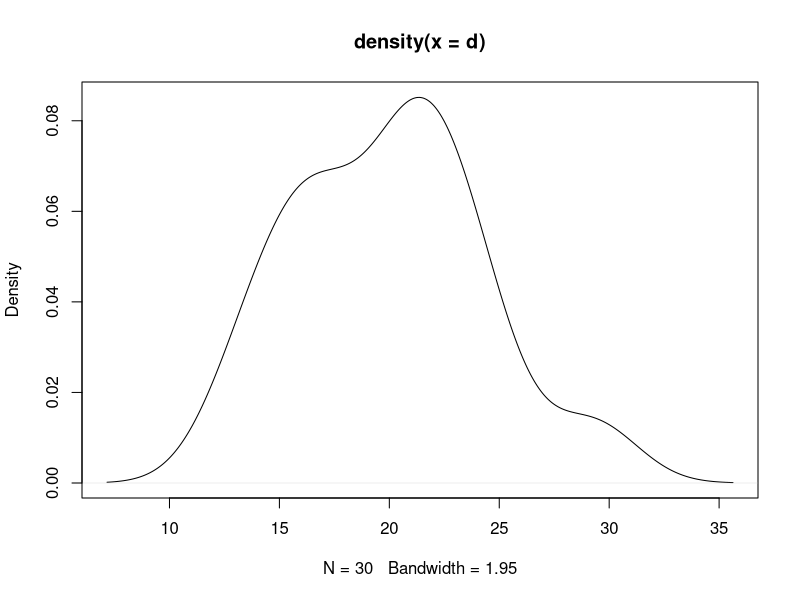

This chart was generated by the following R code:
#Making two vectors for the given two before and after data
before<-c(90.09,99.55,97.1,87.87,81.21,80.96,87.68,88,89.55,87.54,81.92,91.63,92.95,92.57,90.23,94.21,89.9,83.86,95.86,95.33,94.68,91.86,89.67,82.42,84.83,94.88,92.4,99.35,84.21,91.74)
after<-c(69.24,82.34,74.16,73.39,60.07,59.66,62.58,64.01,76.53,57.76,58.62,70.55,77.07,78.26,65.88,78.4,72.8,62.23,67.08,76.76,75.85,71.19,76.66,66.9,64.23,78.18,75.41,76.71,64.38,68.95)

#Test for normality
d<-(before-after)
plot(density(d))
mean(d)>2*sd(d)

#Paired t-test
t.test(before,after,paired=TRUE)
